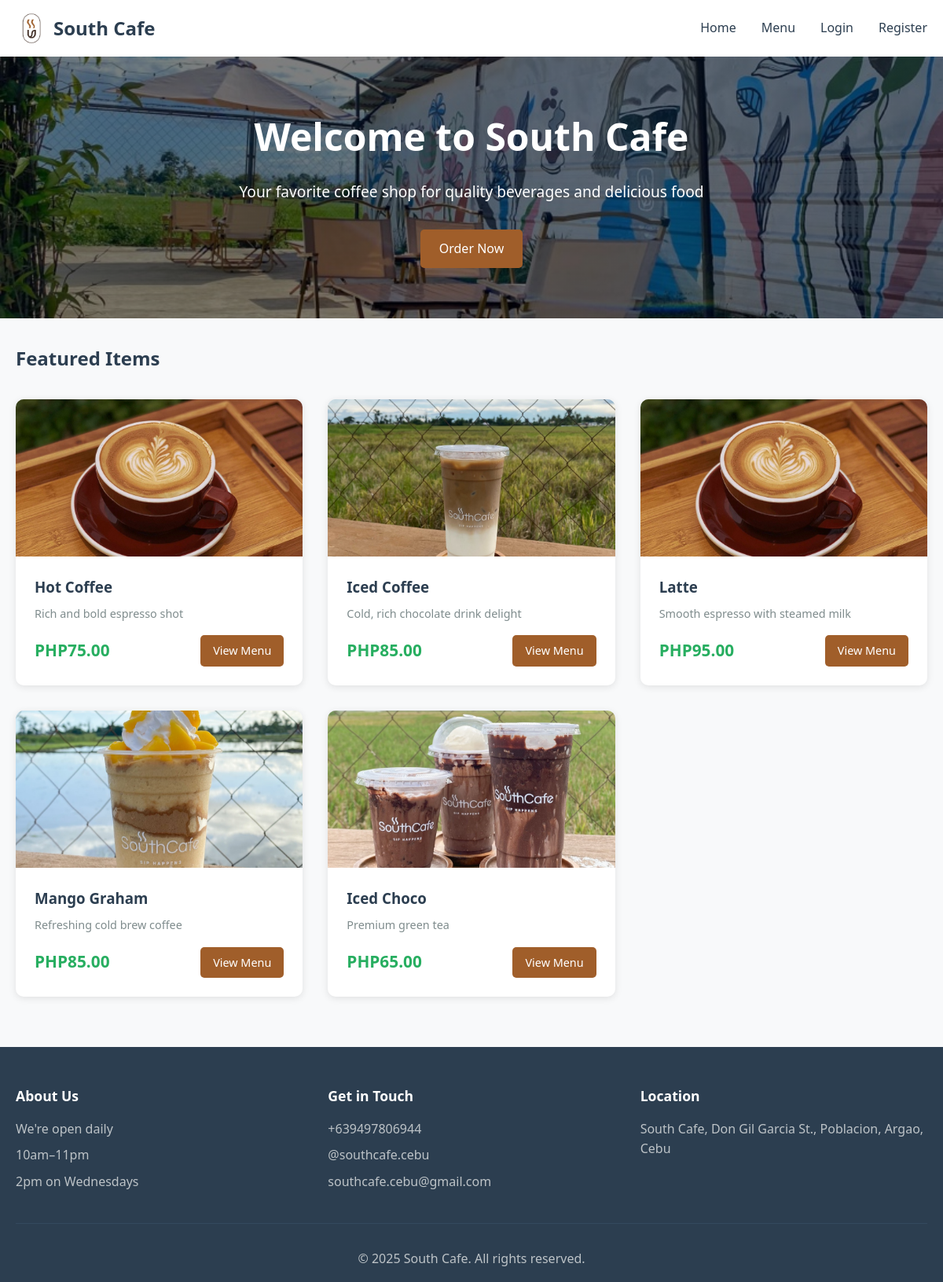
Before: / with the older database file.
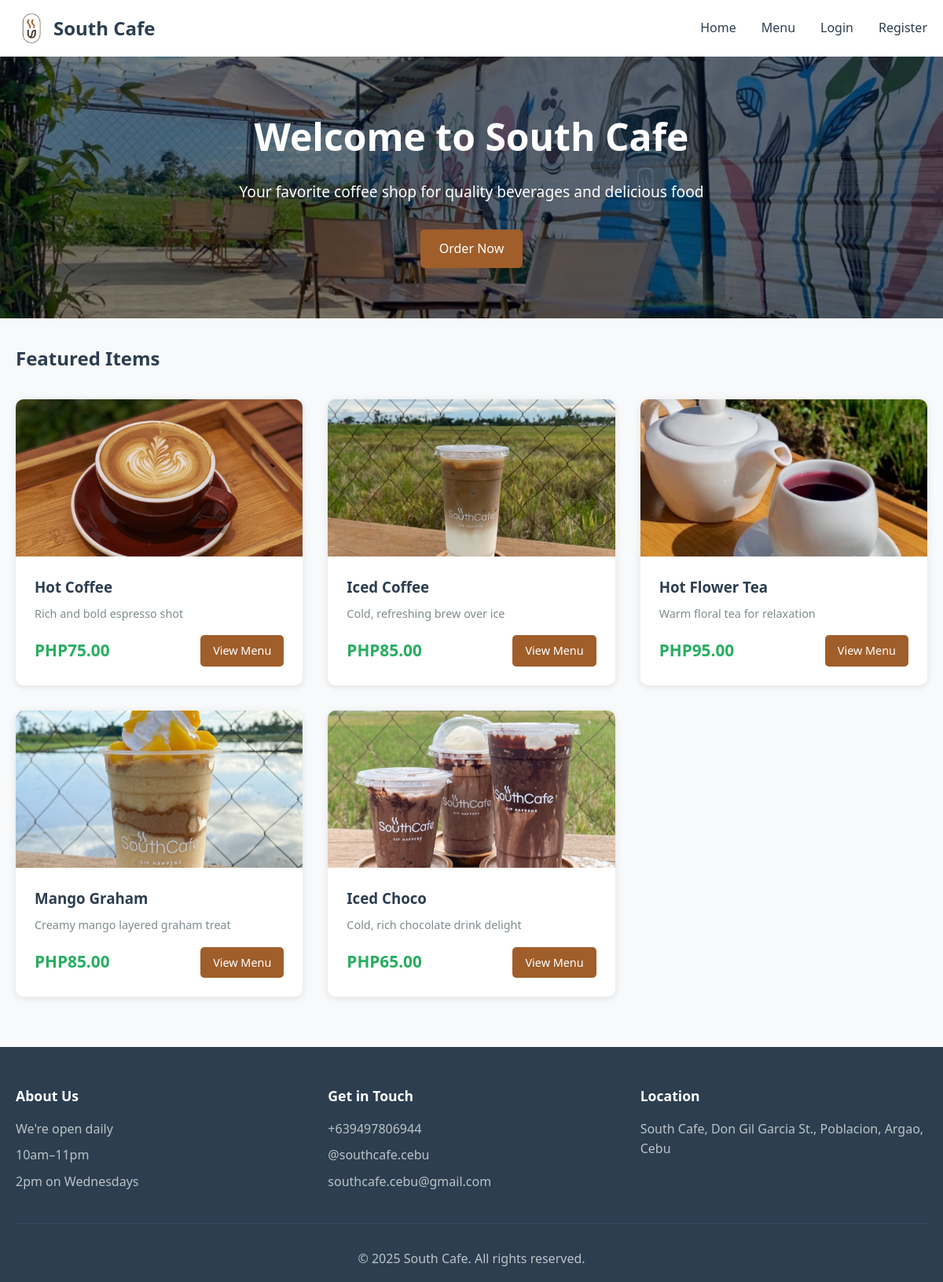
After: the same page with the newer database file.
### tables this page shows
CREATE TABLE IF NOT EXISTS products (
    id INT AUTO_INCREMENT PRIMARY KEY,
    name VARCHAR(100) NOT NULL,
    description TEXT,
    price DECIMAL(10, 2) NOT NULL,
    category_id INT,
    image VARCHAR(255),
    available BOOLEAN DEFAULT TRUE,
    created_at TIMESTAMP DEFAULT CURRENT_TIMESTAMP,
    FOREIGN KEY (category_id) REFERENCES categories(id)
);

### config.php (called while the page is built, shortened)
<?php
function isLoggedIn() {
    return isset($_SESSION['user_id']);
}
?>

### index.php (the view, shortened to what this page needs)
<?php
require_once 'config.php';
$query = "SELECT * FROM products WHERE available = 1 ORDER BY created_at DESC LIMIT 5";
$result = mysqli_query($conn, $query);
$featured_products = mysqli_fetch_all($result, MYSQLI_ASSOC);
include 'includes/header.php';
?>
<div class="hero">
    <div class="container">
        <h1>Welcome to South Cafe</h1>
        <p>Your favorite coffee shop for quality beverages and delicious food</p>
        <a href="menu.php" class="btn btn-primary">Order Now</a>
    </div>
</div>
<div class="container">
    <section class="featured-section">
        <h2>Featured Items</h2>
        <div class="product-grid">
            <?php foreach ($featured_products as $product): ?>
                <div class="product-card">
                    <div class="product-image">
                        <img src="images/<?php echo htmlspecialchars($product['image']); ?>"
                             alt="<?php echo htmlspecialchars($product['name']); ?>"
                             onerror="this.src='images/placeholder.jpg'">
                    </div>
                    <div class="product-info">
                        <h3><?php echo htmlspecialchars($product['name']); ?></h3>
                        <p class="product-description"><?php echo htmlspecialchars($product['description']); ?></p>
                        <div class="product-footer">
                            <span class="price">PHP<?php echo number_format($product['price'], 2); ?></span>
                            <a href="menu.php" class="btn btn-small btn-primary">View Menu</a>
                        </div>
                    </div>
                </div>
            <?php endforeach; ?>
        </div>
    </section>
</div>
<?php include 'includes/footer.php'; ?>

### includes/header.php (shortened to what this page needs)
<!DOCTYPE html>
<html lang="en">
<head>
    <link rel="stylesheet" href="style.css">
</head>
<body>
    <nav class="navbar">
        <div class="container">
            <div class="nav-brand">
                <a href="index.php">
                    <img src="images/logo.png" alt="South Cafe Logo" class="logo">
                    South Cafe
                </a>
            </div>
            <ul class="nav-menu">
                <li><a href="index.php">Home</a></li>
                <li><a href="menu.php">Menu</a></li>
                <?php if (isLoggedIn()): ?>
                    <li><a href="cart.php">Cart</a></li>
                    <li><a href="orders.php">My Orders</a></li>
                    <li><a href="logout.php">Logout</a></li>
                <?php else: ?>
                    <li><a href="login.php">Login</a></li>
                    <li><a href="register.php">Register</a></li>
                <?php endif; ?>
            </ul>
        </div>
    </nav>
    <main class="main-content">

### includes/footer.php
    </main>
    <footer class="footer">
        <div class="container">
            <div class="footer-content">
                <div class="footer-section">
                    <h3>About Us</h3>
                    <p>We're open daily</p>
                    <p>10am–11pm</p>
                    <p>2pm on Wednesdays</p>
                </div>
                <div class="footer-section">
                    <h3>Get in Touch</h3>
                    <p>+639497806944</p>
                    <p>@southcafe.cebu</p>
                    <p>southcafe.cebu@gmail.com</p>
                </div>
                <div class="footer-section">
                    <h3>Location</h3>
                    <p><a href="https://maps.google.com/?q=South+Cafe,+Don+Gil+Garcia+St.,+Poblacion,+Argao,+Cebu" target="_blank" class="footer-link">South Cafe, Don Gil Garcia St., Poblacion, Argao, Cebu</a></p>
                </div>
            </div>
            <div class="footer-bottom">
                <p>&copy; <?php echo date('Y'); ?> South Cafe. All rights reserved.</p>
            </div>
        </div>
    </footer>
</body>
</html>

### style.css (style rules this page uses)
* { margin: 0; padding: 0; box-sizing: border-box; }
body { font-family: 'Segoe UI', Tahoma, Geneva, Verdana, sans-serif; line-height: 1.6; color: #333; background-color: #f8f9fa; }
.container { max-width: 1200px; margin: 0 auto; padding: 0 20px; }
.navbar { background-color: white; color: #333; padding: 1rem 0; box-shadow: 0 2px 5px rgba(0,0,0,0.1); }
.navbar .container { display: flex; justify-content: space-between; align-items: center; }
.nav-brand a { color: #2c3e50; text-decoration: none; font-size: 1.5rem; font-weight: bold; display: flex; align-items: center; gap: 0.5rem; }
.nav-brand .logo { width: 40px; height: 40px; object-fit: contain; }
.nav-menu { display: flex; list-style: none; gap: 2rem; }
.nav-menu a { color: #2c3e50; text-decoration: none; transition: color 0.3s; }
.hero { background: linear-gradient(rgba(0, 0, 0, 0.5), rgba(0, 0, 0, 0.5)), url('images/home-bg.jpg'); background-size: cover; background-position: center; background-repeat: no-repeat; color: white; padding: 4rem 0; text-align: center; margin-bottom: 2rem; }
.hero h1 { font-size: 3rem; margin-bottom: 1rem; }
.hero p { font-size: 1.2rem; margin-bottom: 2rem; }
.btn { display: inline-block; padding: 0.75rem 1.5rem; border: none; border-radius: 5px; cursor: pointer; text-decoration: none; transition: all 0.3s; font-size: 1rem; }
.btn-primary { background-color: #A05E2A; color: white; }
.btn-small { padding: 0.5rem 1rem; font-size: 0.9rem; }
.product-grid { display: grid; grid-template-columns: repeat(auto-fill, minmax(280px, 1fr)); gap: 2rem; margin: 2rem 0; }
.product-card { background: white; border-radius: 10px; overflow: hidden; box-shadow: 0 2px 10px rgba(0,0,0,0.1); transition: transform 0.3s; }
.product-image { position: relative; height: 200px; overflow: hidden; background-color: #ecf0f1; }
.product-image img { width: 100%; height: 100%; object-fit: cover; }
.product-info { padding: 1.5rem; }
.product-info h3 { margin-bottom: 0.5rem; color: #2c3e50; }
.product-description { color: #7f8c8d; font-size: 0.9rem; margin-bottom: 1rem; }
.product-footer { display: flex; justify-content: space-between; align-items: center; margin-top: 1rem; }
.price { font-size: 1.3rem; font-weight: bold; color: #27ae60; }
.footer { background-color: #2c3e50; color: white; padding: 3rem 0 1rem 0; margin-top: 4rem; }
.footer-content { display: grid; grid-template-columns: repeat(auto-fit, minmax(250px, 1fr)); gap: 2rem; margin-bottom: 2rem; }
.footer-section h3 { margin-bottom: 1rem; color: white; font-size: 1.1rem; }
.footer-section p { color: #bdc3c7; margin-bottom: 0.5rem; line-height: 1.6; }
.footer-link { color: #bdc3c7; text-decoration: none; transition: color 0.3s; }
.footer-bottom { text-align: center; padding-top: 2rem; border-top: 1px solid #34495e; }
.footer-bottom p { color: #bdc3c7; }
.main-content { min-height: calc(100vh - 200px); }
.featured-section h2 { margin: 2rem 0 1rem 0; color: #2c3e50; }

Changed rows visible on the page:
changed products "Iced Coffee": description "Cold, rich chocolate drink delight" → "Cold, refreshing brew over ice"
changed products: image: picture added in place of a placeholder; name "Latte" → "Hot Flower Tea"; description "Smooth espresso with steamed milk" → "Warm floral tea for relaxation"
changed products "Mango Graham": description "Refreshing cold brew coffee" → "Creamy mango layered graham treat"
changed products "Iced Choco": description "Premium green tea" → "Cold, rich chocolate drink delight"
